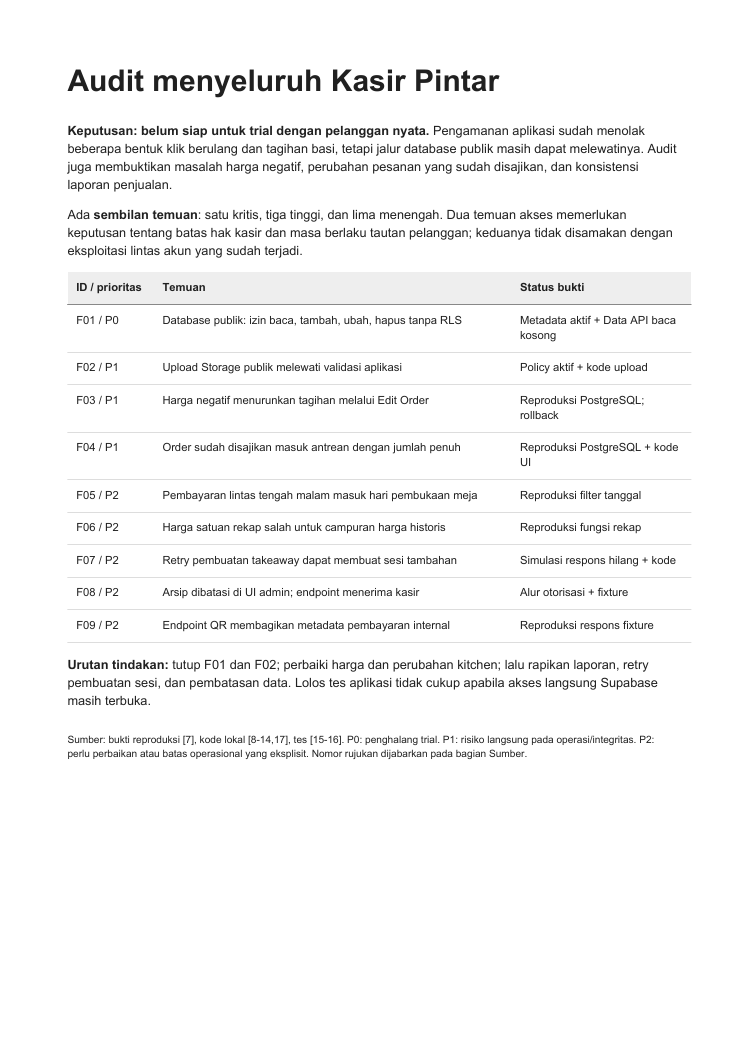
#> input picture tmp/audit/audit-page-01.png, 745 x 1053 px; its folder holds 4 pictures in this run
$ python verify_pdf.py
#> lines starting #> are read from the running program, lines starting #| are printed output that depends on the picture
from pathlib import Path
from PIL import Image,ImageOps,ImageDraw
import pdfplumber,json
root=Path(r'C:\Users\richa\program-kasir\program-kasir-local')
files=sorted((root/'tmp/audit').glob('audit-page-*.png'))
for batch in range(2):
 selected=files[batch*6:(batch+1)*6]
 sheet=Image.new('RGB',(1260,1240),'#cccccc')
#> sheet: PIL image 1260x1240 RGB; every value is 204
 for j,p in enumerate(selected):
  im=Image.open(p).convert('RGB');im.thumbnail((408,580))
#> further down, im is the input picture: PIL image 745x1053 RGB; min 32, max 255, mean 246
  x=(j%3)*420+6;y=(j//3)*620+24
  sheet.paste(im,(x,y));ImageDraw.Draw(sheet).text((x,y-18),p.stem,fill='black')
#> after `sheet.paste(im, (x, y))`:
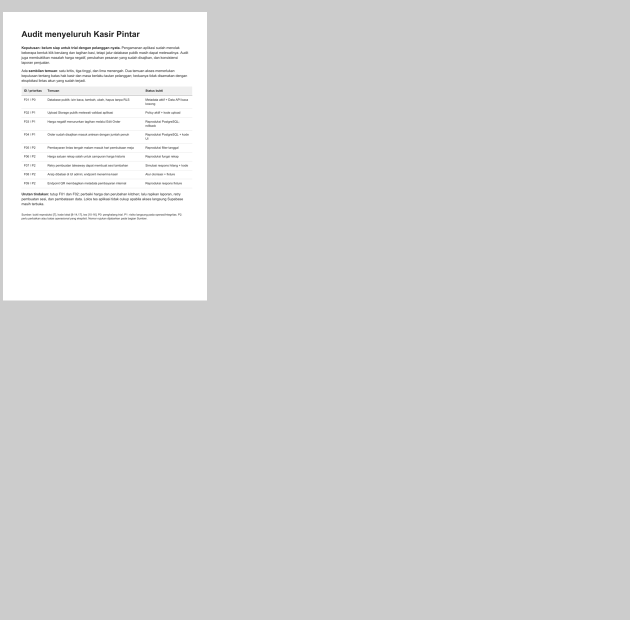
#> sheet: PIL image 1260x1240 RGB (shown at 1/2 size); min 7, max 255, mean 210.3
 sheet.save(root/f'tmp/audit/review-{batch+1}.png')
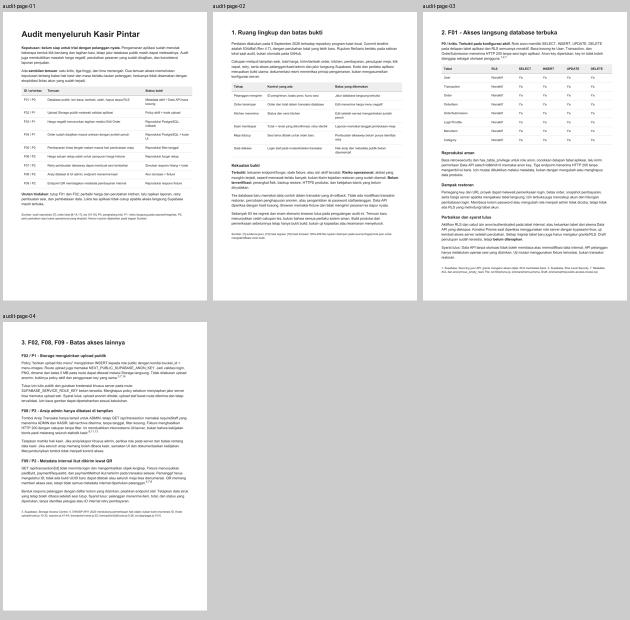
#> saved as review-1.png: PIL image 1260x1240 RGB (shown at 1/2 size); min 2, max 255, mean 228.3
checks=[]
#> (the run stopped early here; a loop or call above may not have finished)
